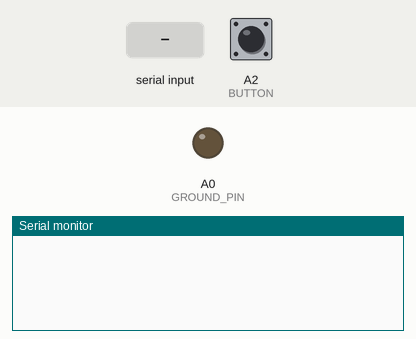
The sketch below on a simulated Arduino Uno, built with avr-gcc and run on an emulated ATmega328P. Shown: output pins drawn as LEDs (lit = HIGH), the last lines printed to the serial monitor. The test bench sets the inputs (shaded band); at power-on: A2 (BUTTON) HIGH. Random numbers use the default seed unless the sketch sets one.

Above: at 1.2 s.
1.3 s: A2 (BUTTON) pulled LOW for 0.15 s
At 2.2 s:
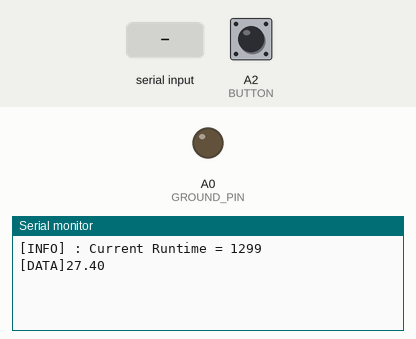
3.0 s: "1\n" received over Serial
At 3.4 s:
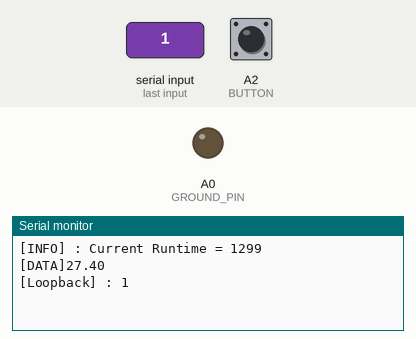

The sketch:

ArduinoAsSerialDeviceTest.ino
```cpp
#define BUTTON          A2
#define GROUND_PIN      A0

#define DEBOUNCE_PERIOD 250

unsigned long lastButtonTime;
unsigned long currentTime;
bool canPress;
bool currentButtonState;

void setup() {
  Serial.begin(9600);
  Serial.setTimeout(5000); // Sets the "readStringUntil" timeout to 5 seconds

  pinMode(BUTTON, INPUT_PULLUP);

  pinMode(GROUND_PIN, OUTPUT);
  digitalWrite(GROUND_PIN, LOW);

  // seed the random number generation
  randomSeed(analogRead(A4));
}

void loop() {
  if( Serial.available() ) {
    // If there is text in the buffer it will read until the newline
    String readText = Serial.readStringUntil('\n');
    Serial.print(F("[Loopback] : "));
    Serial.println(readText);
  }

  currentTime = millis();
  currentButtonState = digitalRead(BUTTON);

  if(!currentButtonState && canPress) {

    char format[40] = "[INFO] : Current Runtime = %lu";
    char strBuffer[40];
    sprintf(strBuffer, format, currentTime);
    Serial.println(strBuffer);
    delay(200);
    float data = 24 + (random(100) / 10.0f) - 5.0;
    Serial.print("[DATA]");
    Serial.println(data);

    lastButtonTime = currentTime;
    canPress = false;
  }

  if(currentButtonState && currentTime > lastButtonTime + DEBOUNCE_PERIOD) {
    canPress = true;
  }
}
```

Measured:
- after the input at 1.3 s, the serial monitor: prints a new line at once (image 1)
- after the input at 3.0 s, the serial monitor: prints a new line at once (image 2)
